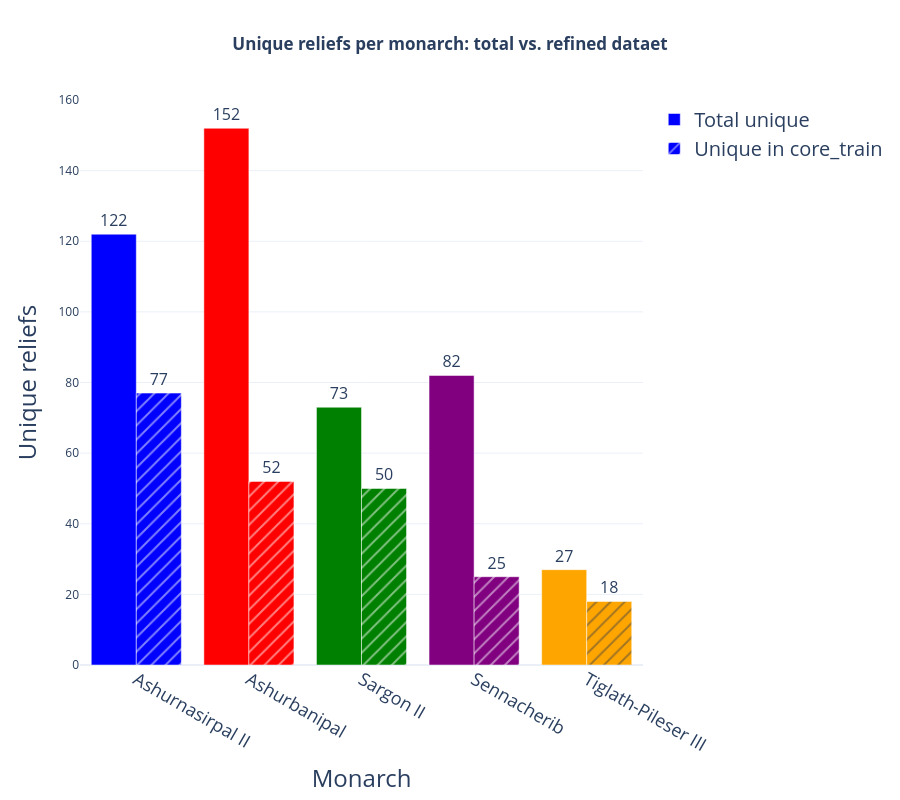

Here is the notebook cell this chart was saved with:
### Markdown cell above
# Unique reliefs vs core_train reliefs

### Code cell
import plotly.graph_objects as go

monarch_colors = {
    "Ashurnasirpal II": "blue",
    "Ashurbanipal": "red",
    "Sargon II": "green",
    "Sennacherib": "purple",
    "Tiglath-Pileser III": "orange",
}
monarchs = list(monarch_colors.keys())
test_category = "core_train"

df_monarchs = df_full[df_full["Authority"].isin(monarchs)]

total_unique = (
    df_monarchs.groupby("Authority")["Relief_ID"]
    .nunique()
    .reindex(monarchs, fill_value=0)
)
test_unique = (
    df_monarchs[df_monarchs["style_analysis_use"] == test_category]
    .groupby("Authority")["Relief_ID"]
    .nunique()
    .reindex(monarchs, fill_value=0)
)

bar_colors = [monarch_colors[m] for m in monarchs]

fig = go.Figure(layout=go.Layout(height=800))
fig.add_trace(
    go.Bar(
        name="Total unique",
        x=monarchs,
        y=total_unique.values,
        marker_color=bar_colors,
        text=total_unique.values,
        textposition="outside",
        textfont=dict(size=16)
    )
)
fig.add_trace(
    go.Bar(
        name=f"Unique in {test_category}",
        x=monarchs,
        y=test_unique.values,
        marker_color=bar_colors,
        marker_pattern_shape="/",
        text=test_unique.values,
        textposition="outside",
    )
)

fig.update_layout(
    title="<b>Unique reliefs per monarch: total vs. refined dataet</b>",
    title_xanchor='center',
    title_x=0.5,
    xaxis_title="Monarch",
    yaxis_title="Unique reliefs",
    barmode="group",
    template="plotly_white",
    legend_title_text="",
    uniformtext_minsize=16, 
    uniformtext_mode='show',
     legend=dict(
        font=dict(
            size=20  # Set your desired font size here
        )
     ),
    
)
fig.update_xaxes(title_font_size=24, tickfont=dict(size=18))
fig.update_yaxes(title_font_size=24)
fig.show()

### Figure 1 — Plotly figure (JSON) as saved in the notebook; plotly's stock layout.template omitted (floating-point values rounded to 4 significant figures)
{"data": [{"marker": {"color": ["blue", "red", "green", "purple", "orange"]}, "name": "Total unique", "text": [122.0, 152.0, 73.0, 82.0, 27.0], "textfont": {"size": 16}, "textposition": "outside", "type": "bar", "x": ["Ashurnasirpal II", "Ashurbanipal", "Sargon II", "Sennacherib", "Tiglath-Pileser III"], "y": [122, 152, 73, 82, 27]}, {"marker": {"color": ["blue", "red", "green", "purple", "orange"], "pattern": {"shape": "/"}}, "name": "Unique in core_train", "text": [77.0, 52.0, 50.0, 25.0, 18.0], "textposition": "outside", "type": "bar", "x": ["Ashurnasirpal II", "Ashurbanipal", "Sargon II", "Sennacherib", "Tiglath-Pileser III"], "y": [77, 52, 50, 25, 18]}], "layout": {"barmode": "group", "height": 800, "legend": {"font": {"size": 20}, "title": {"text": ""}}, "title": {"text": "<b>Unique reliefs per monarch: total vs. refined dataet</b>", "x": 0.5, "xanchor": "center"}, "uniformtext": {"minsize": 16, "mode": "show"}, "xaxis": {"tickfont": {"size": 18}, "title": {"font": {"size": 24}, "text": "Monarch"}}, "yaxis": {"title": {"font": {"size": 24}, "text": "Unique reliefs"}}}}
